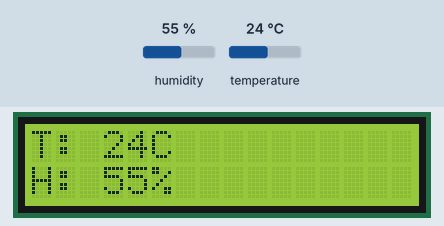
Simulated run of this sketch. Board: Arduino Uno, built with avr-gcc and run on an emulated ATmega328P. On the bench: 16×2 character LCD. The inputs (shaded band) are chosen by the test bench; at power-on: humidity 55 %, temperature 24 °C. What the sketch prints to the serial monitor is not drawn.

Above: at 1.2 s.
1.3 s: humidity set to 22 %
At 2.9 s:
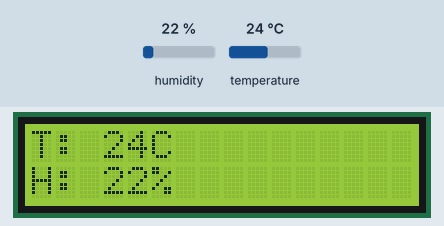
4.0 s: temperature set to 12 °C
At 5.1 s:
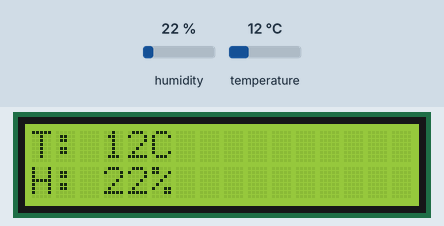
6.7 s: humidity set to 40 %
At 9.5 s:
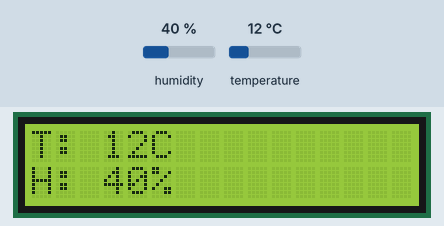
9.8 s: temperature set to 19 °C
At 11.6 s:
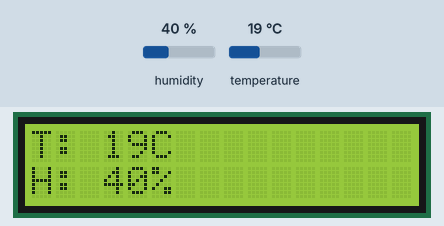
Timing chart, 0 to 13.1 s (numbered marks = the images above; inputs shaded):
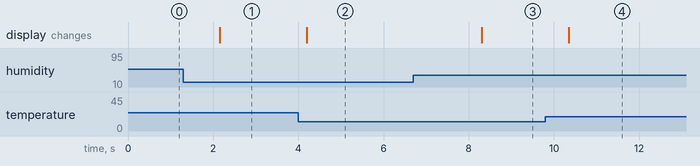

The sketch:

temperature.ino
```cpp
#include <DHT.h>
#include <LiquidCrystal_I2C.h>
#include <Wire.h>

LiquidCrystal_I2C lcd(0x27,16,2);

#define DHTPIN A3
#define DHTTYPE DHT11

DHT dht(DHTPIN, DHTTYPE);

int h;
int t;

void setup()
{
    Serial.begin(9600);
    Serial.println("Temperature and Humidity Sensor Test");

    dht.begin();
    lcd.init();
    lcd.backlight();
}

void loop()
{
    h = dht.readHumidity();
    t = dht.readTemperature();

    Serial.print("Humidity: ");
    Serial.print(h);

    Serial.print(" %, Temp: ");
    Serial.print(t);
    Serial.println(" ° Celsius");

    lcd.setCursor(0, 0);
    lcd.print("T: ");
    lcd.print(t);
    lcd.print("C");

    lcd.setCursor(0, 1);
    lcd.print("H: ");
    lcd.print(h);
    lcd.print("%");
  delay(1000);
}
```

Measured:
- after the input at 1.3 s, the display: changes after 0.85 s (image 1)
- after the input at 4.0 s, the display: changes after 0.20 s (image 2)
- after the input at 6.7 s, the display: changes after 1.6 s (image 3)
- after the input at 9.8 s, the display: changes after 0.55 s (image 4)
